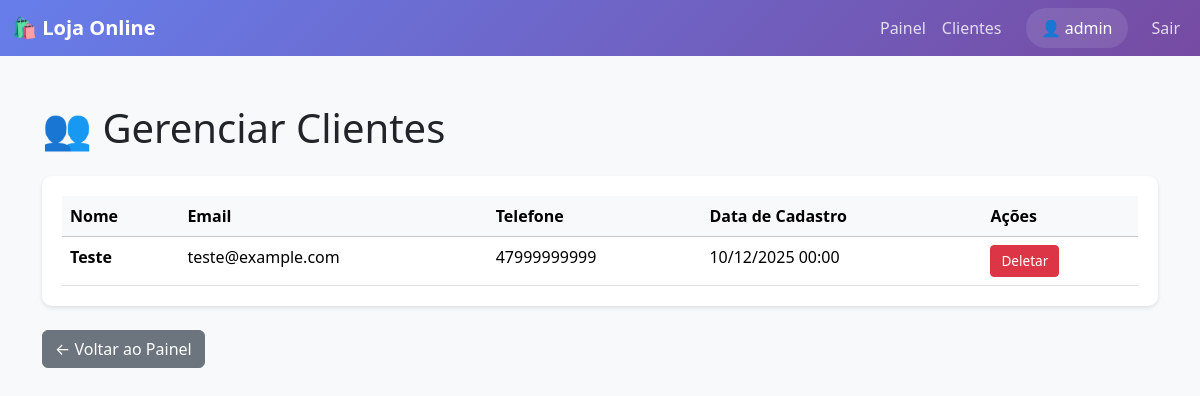
The app's page /sistema/auth/gerenciar_usuarios.php (signed in) with its own data.
### tables this page shows
CREATE TABLE Cliente (
    id INT(4) AUTO_INCREMENT PRIMARY KEY,
    nome VARCHAR(255) NOT NULL,
    email VARCHAR(255) NOT NULL UNIQUE,
    telefone VARCHAR(20),
    data_cadastro DATE DEFAULT CURRENT_DATE,
    senha_hash VARCHAR(255) NOT NULL
);

### sistema/auth/gerenciar_usuarios.php (the view, shortened to what this page needs)
<?php
require_once '../config/conexao.php';
try {
    $sql = "SELECT id, nome, email, telefone, data_cadastro FROM Cliente ORDER BY data_cadastro DESC";
    $stmt = $pdo->prepare($sql);
    $stmt->execute();
    $clientes = $stmt->fetchAll(PDO::FETCH_ASSOC);
} catch (PDOException $e) {
    $clientes = [];
    $mensagem = "Erro ao carregar clientes!";
    $tipo_mensagem = "danger";
}
?>
<!DOCTYPE html>
<html lang="pt-BR">
<head>
    <link href="<?php echo CSS_URL; ?>bootstrap.css" rel="stylesheet">
</head>
<body>
    <nav class="navbar navbar-expand-lg navbar-custom">
        <div class="container-fluid">
            <a class="navbar-brand" href="<?php echo ADMIN_URL; ?>admin_index.php">🛍️ Loja Online</a>
            <div class="collapse navbar-collapse" id="navbarNav">
                <ul class="navbar-nav ms-auto">
                    <li class="nav-item">
                        <a class="nav-link" href="<?php echo ADMIN_URL; ?>admin_index.php">Painel</a>
                    </li>
                    <li class="nav-item">
                        <a class="nav-link active" href="gerenciar_usuarios.php">Clientes</a>
                    </li>
                    <li class="nav-item">
                        <div class="user-info ms-3">
                            👤 <?php echo htmlspecialchars($_SESSION['usuario_nome']); ?>
                        </div>
                    </li>
                    <li class="nav-item ms-3">
                        <a class="nav-link" href="<?php echo AUTH_URL; ?>logout.php">Sair</a>
                    </li>
                </ul>
            </div>
        </div>
    </nav>
    <div class="container py-5">
        <h1 class="mb-4">👥 Gerenciar Clientes</h1>
        <div class="table-responsive">
            <table class="table table-hover mb-0">
                <thead class="table-light">
                    <tr>
                        <th>Nome</th>
                        <th>Email</th>
                        <th>Telefone</th>
                        <th>Data de Cadastro</th>
                        <th>Ações</th>
                    </tr>
                </thead>
                <tbody>
                    <?php if (count($clientes) > 0): ?>
                        <?php foreach ($clientes as $cliente): ?>
                            <tr>
                                <td>
                                    <strong><?php echo htmlspecialchars($cliente['nome']); ?></strong>
                                </td>
                                <td><?php echo htmlspecialchars($cliente['email']); ?></td>
                                <td><?php echo htmlspecialchars($cliente['telefone'] ?? '-'); ?></td>
                                <td><?php echo date('d/m/Y H:i', strtotime($cliente['data_cadastro'])); ?></td>
                                <td>
                                    <button type="button" class="btn btn-sm btn-action btn-danger" data-bs-toggle="modal" data-bs-target="#modalDeletar" onclick="document.getElementById('id_cliente_deletar').value = <?php echo $cliente['id']; ?>;">
                                        Deletar
                                    </button>
                                </td>
                            </tr>
                        <?php endforeach; ?>
                    <?php endif; ?>
                </tbody>
            </table>
        </div>
        <div class="mt-4">
            <a href="<?php echo ADMIN_URL; ?>admin_index.php" class="btn btn-secondary">← Voltar ao Painel</a>
        </div>
    </div>
</body>
</html>

### sistema/auth/gerenciar_usuarios.php (style rules this page uses)
body { background-color: #f8f9fa; }
.navbar-custom { background: linear-gradient(135deg, #667eea 0%, #764ba2 100%); }
.navbar-custom .navbar-brand { font-weight: 700; color: white !important; }
.navbar-custom .nav-link { color: rgba(255, 255, 255, 0.8) !important; }
.user-info { background-color: rgba(255, 255, 255, 0.1); padding: 8px 15px; border-radius: 20px; color: white; }
.table-responsive { background: white; border-radius: 10px; padding: 20px; box-shadow: 0 2px 4px rgba(0, 0, 0, 0.1); }
.btn-action { padding: 5px 10px; font-size: 0.85rem; }

### records on screen
cliente: nome "Teste", email "teste@example.com", telefone "47999999999", data_cadastro "10/12/2025 00:00", $cliente['id'] 1 (drawn)

### other values on screen
$_SESSION['usuario_nome'] "admin"
